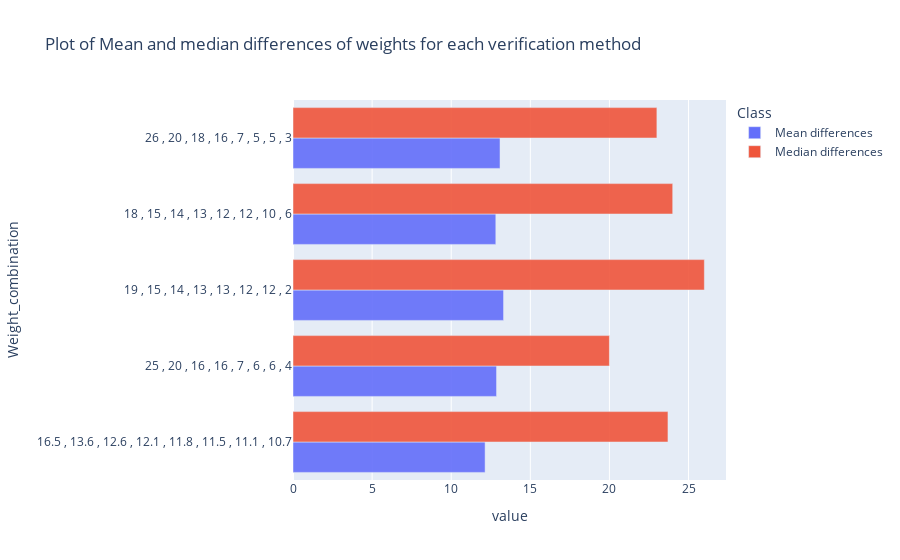

Write notebook code for a chart like this one.
### Markdown cell above
The chart created by the cell of code above is displayed below;

### Code cell
barchart

### Figure 1 — Plotly figure (JSON) as saved in the notebook; plotly's stock layout.template omitted (floating-point values rounded to 4 significant figures)
{"data": [{"alignmentgroup": "True", "hovertemplate": "Class=Mean differences<br>value=%{x}<br>Weight_combination=%{y}<extra></extra>", "legendgroup": "Mean differences", "marker": {"color": "#636efa", "opacity": 0.9, "pattern": {"shape": ""}}, "name": "Mean differences", "offsetgroup": "Mean differences", "orientation": "h", "showlegend": true, "textposition": "auto", "type": "bar", "x": [12.14, 12.87, 13.31, 12.82, 13.08], "xaxis": "x", "y": ["16.5 , 13.6 , 12.6 , 12.1 , 11.8 , 11.5 , 11.1 , 10.7", "25 , 20 , 16 , 16 , 7 , 6 , 6 , 4", "19 , 15 , 14 , 13 , 13 , 12 , 12 , 2", "18 , 15 , 14 , 13 , 12 , 12 , 10 , 6", "26 , 20 , 18 , 16 , 7 , 5 , 5 , 3"], "yaxis": "y"}, {"alignmentgroup": "True", "hovertemplate": "Class=Median differences<br>value=%{x}<br>Weight_combination=%{y}<extra></extra>", "legendgroup": "Median differences", "marker": {"color": "#EF553B", "opacity": 0.9, "pattern": {"shape": ""}}, "name": "Median differences", "offsetgroup": "Median differences", "orientation": "h", "showlegend": true, "textposition": "auto", "type": "bar", "x": [23.7, 20, 26, 24, 23], "xaxis": "x", "y": ["16.5 , 13.6 , 12.6 , 12.1 , 11.8 , 11.5 , 11.1 , 10.7", "25 , 20 , 16 , 16 , 7 , 6 , 6 , 4", "19 , 15 , 14 , 13 , 13 , 12 , 12 , 2", "18 , 15 , 14 , 13 , 12 , 12 , 10 , 6", "26 , 20 , 18 , 16 , 7 , 5 , 5 , 3"], "yaxis": "y"}], "layout": {"barmode": "group", "legend": {"title": {"text": "Class"}, "tracegroupgap": 0}, "title": {"text": "Plot of Mean and median differences of weights for each verification method"}, "xaxis": {"anchor": "y", "domain": [0, 1], "title": {"text": "value"}}, "yaxis": {"anchor": "x", "domain": [0, 1], "title": {"text": "Weight_combination"}}}}
